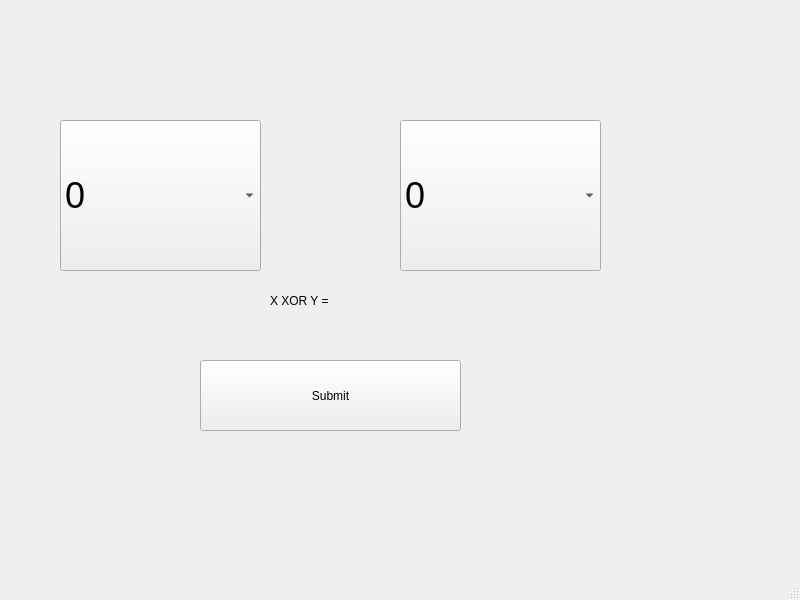
<?xml version="1.0" encoding="UTF-8"?>
<ui version="4.0">
 <class>MainWindow</class>
 <widget class="QMainWindow" name="MainWindow">
  <property name="geometry">
   <rect>
    <x>0</x>
    <y>0</y>
    <width>800</width>
    <height>600</height>
   </rect>
  </property>
  <property name="windowTitle">
   <string>MainWindow</string>
  </property>
  <widget class="QWidget" name="centralwidget">
   <widget class="QComboBox" name="comboBox1">
    <property name="geometry">
     <rect>
      <x>60</x>
      <y>120</y>
      <width>201</width>
      <height>151</height>
     </rect>
    </property>
    <property name="font">
     <font>
      <pointsize>27</pointsize>
     </font>
    </property>
    <item>
     <property name="text">
      <string>0</string>
     </property>
    </item>
    <item>
     <property name="text">
      <string>1</string>
     </property>
    </item>
   </widget>
   <widget class="QComboBox" name="comboBox2">
    <property name="geometry">
     <rect>
      <x>400</x>
      <y>120</y>
      <width>201</width>
      <height>151</height>
     </rect>
    </property>
    <property name="font">
     <font>
      <pointsize>27</pointsize>
     </font>
    </property>
    <item>
     <property name="text">
      <string>0</string>
     </property>
    </item>
    <item>
     <property name="text">
      <string>1</string>
     </property>
    </item>
   </widget>
   <widget class="QPushButton" name="Button1">
    <property name="geometry">
     <rect>
      <x>200</x>
      <y>360</y>
      <width>261</width>
      <height>71</height>
     </rect>
    </property>
    <property name="text">
     <string>Submit</string>
    </property>
   </widget>
   <widget class="QLabel" name="label">
    <property name="geometry">
     <rect>
      <x>270</x>
      <y>280</y>
      <width>121</width>
      <height>41</height>
     </rect>
    </property>
    <property name="text">
     <string>X XOR Y = </string>
    </property>
   </widget>
  </widget>
  <widget class="QMenuBar" name="menubar">
   <property name="geometry">
    <rect>
     <x>0</x>
     <y>0</y>
     <width>800</width>
     <height>22</height>
    </rect>
   </property>
  </widget>
  <widget class="QStatusBar" name="statusbar"/>
 </widget>
 <resources/>
 <connections/>
</ui>
